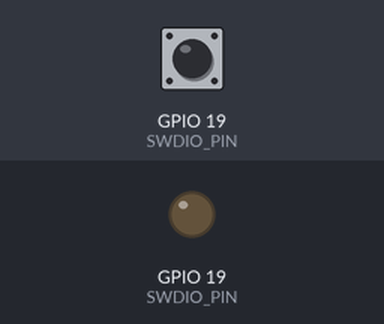
This sketch was run on a simulated ESP32. Shown: output pins drawn as LEDs (lit = HIGH). The test bench sets the inputs (shaded band); at power-on: GPIO 19 (SWDIO_PIN) HIGH. Pins used as bus, display or sensor lines are not drawn; what the sketch prints to the serial monitor is not drawn.

Above: at 1.3 s.
1.4 s: GPIO 19 (SWDIO_PIN) pulled LOW for 3.2 s
Timing chart, 0 to 58.4 s (numbered marks = the images above; inputs shaded):
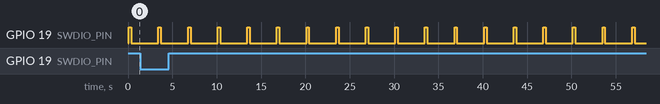

Measured:
- by itself, GPIO 19 (SWDIO_PIN): alternates HIGH for 0.27 s and LOW for 3.1 s

The sketch:

sw_dp.ino
```cpp
#include <EEPROM.h>

#include <Arduino.h>

#define SWCLK_PIN 18
#define SWDIO_PIN 19
#define SWD_DELAY_US 1000

inline void swclk_high() { digitalWrite(SWCLK_PIN, HIGH); }
inline void swclk_low()  { digitalWrite(SWCLK_PIN, LOW);  }
inline void swdio_high() { digitalWrite(SWDIO_PIN, HIGH); }
inline void swdio_low()  { digitalWrite(SWDIO_PIN, LOW);  }

inline void swdio_output() { pinMode(SWDIO_PIN, OUTPUT); }
inline void swdio_input()  { pinMode(SWDIO_PIN, INPUT_PULLUP); }
inline int  swdio_read()   { return digitalRead(SWDIO_PIN); }

inline void swd_delay() { delayMicroseconds(SWD_DELAY_US); }

void swd_clock_cycle()
{
  swclk_low();  swd_delay();
  swclk_high(); swd_delay();
}

// ========== 切换到 SWD 协议 ==========
void swd_switch_sequence()
{
  swdio_output();
  swdio_high();

  // Step 1: JTAG-to-SWD sequence
  for (int i = 0; i < 60; i++) swd_clock_cycle();  // >50个1

  uint16_t magic = 0xE79E; // JTAG->SWD
  for (int i = 0; i < 16; i++) {
    if (magic & (1 << i)) swdio_high(); else swdio_low();
    swd_clock_cycle();
  }
  swdio_high();
  for (int i = 0; i < 60; i++) swd_clock_cycle();  // >50个1
  // Step 3: 至少8个1（空闲）
  swdio_low();
  for (int i = 0; i < 20; i++) swd_clock_cycle();
  swdio_high();
}

// ========== 发送 Line Reset ==========
void swd_line_reset()
{
  swdio_output();
  swdio_high();
  for (int i = 0; i < 56; i++) swd_clock_cycle();
  swdio_low();
  for (int i = 0; i < 2; i++) swd_clock_cycle();
  swdio_high();
  for (int i = 0; i < 56; i++) swd_clock_cycle();
}

// ========== 写/读 bit ==========
void swd_write_bit(int bit)
{
  swdio_output();
  if (bit) swdio_high(); else swdio_low();
  swd_clock_cycle();
}
#if 0
int swd_read_bit()
{
  int bit;
  swdio_input();
  swclk_high(); swd_delay();
  bit = swdio_read();
  swclk_low(); swd_delay();
  return bit;
}
#endif
int swd_read_bit()
{
  int bit;
  swdio_input();
  swclk_low(); swd_delay();
  bit = swdio_read();
  swclk_high(); swd_delay();
  return bit;
}
void swd_write_byte(uint8_t data)
{
  for (int i = 0; i < 8; i++)
    swd_write_bit((data >> i) & 1);
}

uint32_t swd_read_u32()
{
  uint32_t val = 0;
  for (int i = 0; i < 32; i++)
    val |= (swd_read_bit() << i);
  return val;
}

// ========== 读取 IDCODE ==========
void swd_read_idcode()
{
  uint8_t req = 0b10100101; // Start(1), APnDP=0, RnW=1, A2/A3=00, Parity=0, Stop(0), Park(1)
  swd_write_byte(req);

  // Turnaround 1 bit
  swdio_input();
  swd_read_bit();

  // Read ACK
  uint8_t ack = 0;
  for (int i = 0; i < 3; i++)
    ack |= (swd_read_bit() << i);

  if (ack == 0b001) {
    uint32_t id = swd_read_u32();
    Serial.printf("ACK OK, IDCODE = 0x%08X\n", id);
  } else {
    Serial.printf("ACK ERROR = %d (binary %03b)\n", ack, ack);
  }
}

// ========== 主函数 ==========
void setup()
{
  Serial.begin(115200);
  pinMode(SWCLK_PIN, OUTPUT);
  pinMode(SWDIO_PIN, OUTPUT);
  Serial.println("SWD Switch + Read IDCODE");
  delay(100);
  Serial.printf("swd init");

}

void loop() {
    swd_switch_sequence();
 // swd_line_reset();
  swd_read_idcode();
  delay(3000);


}
```
